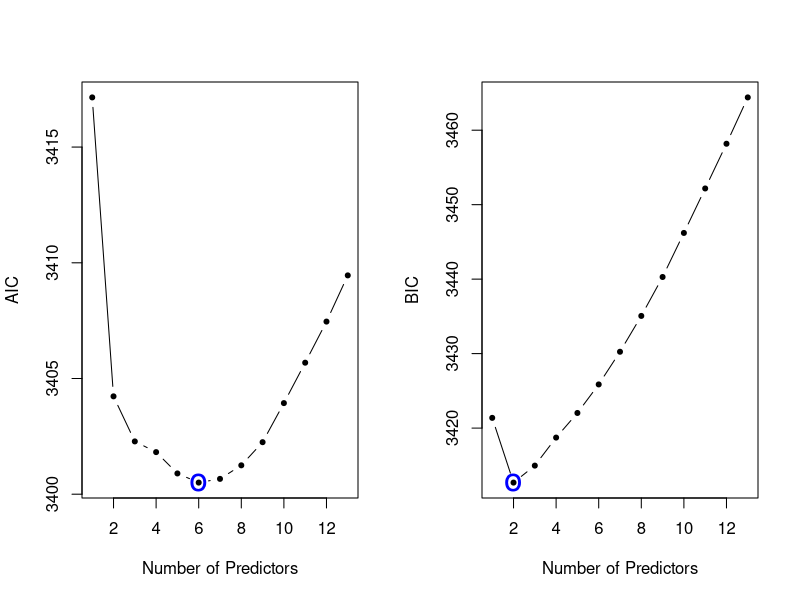
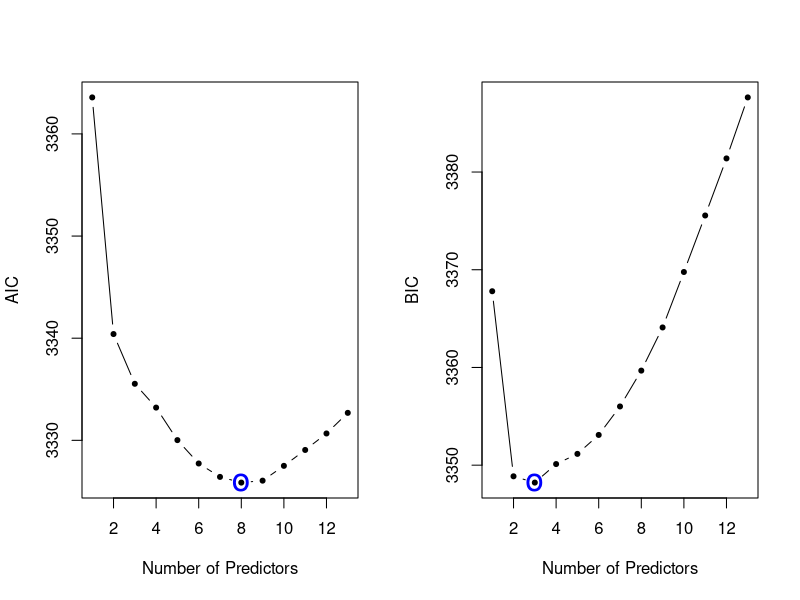
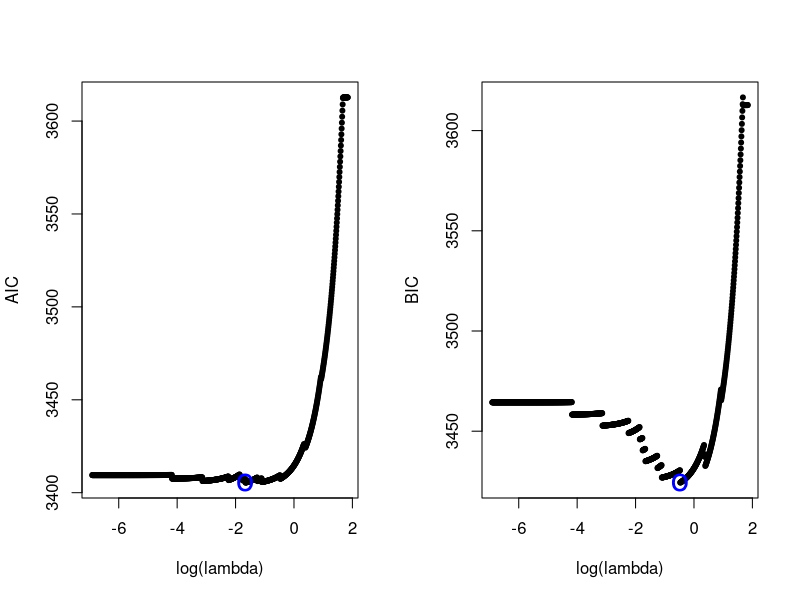
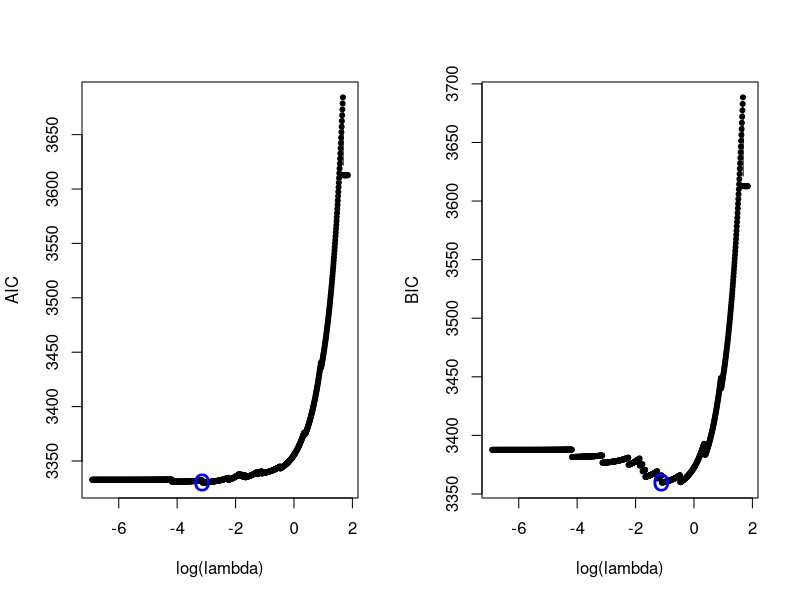
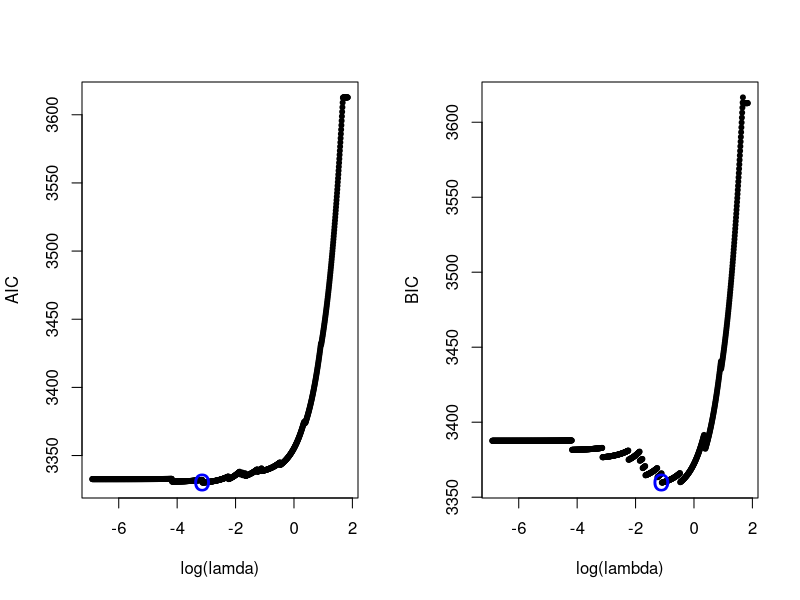
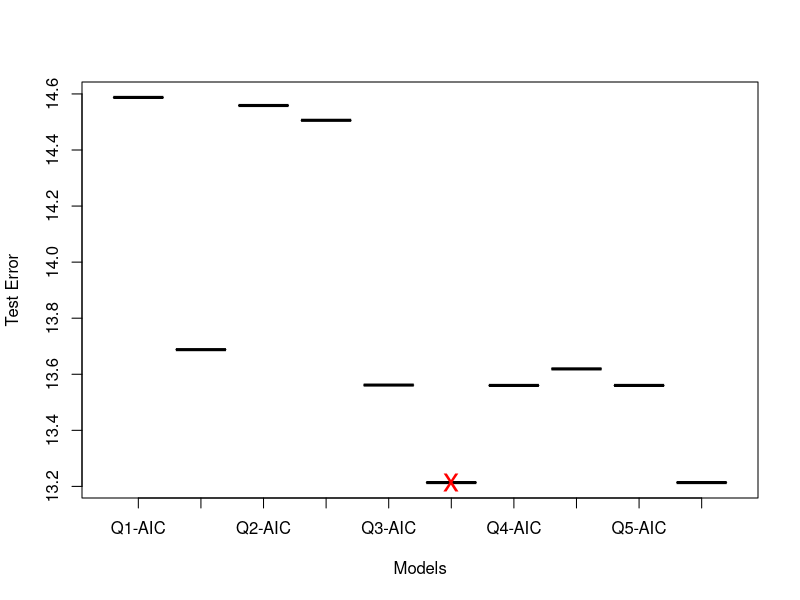

The R source for these figures, in order:
# ---------- Introduction ----------
# Import packages 
## install.packages('MASS')
## install.packages('leaps')
## install.packages('glmnet')
library(glmnet)
library(MASS)
library(leaps)
library(dplyr)
data(Boston) 
dim(Boston)  

# Make predictor x and the response y 
y <- Boston[, 1]
x <- Boston[, -1]

# Predefined function AIC and BIC and likelihood. 
# 1. Predicting function for best subsets. 
predict.regsubsets <- function(x, coefi, ...) {
  mat.x <- model.matrix(~., x)
  xvars <- names(coefi)
  pred <- mat.x[, xvars] %*% coefi
  return(pred)
}

# 2. log-likelihood function 
likelihood <- function(x, y, coefi, sigma){
  pred <- predict.regsubsets(x, coefi)
  exp_term = exp(-(y - pred)^2 / (2 * sigma^2))
  res <- sum(log(exp_term / (sqrt(2 * pi) * sigma)))
  return(res)
}

# 3. AIC(Akaike information criterion) 
aic <- function(ltheta, d) { 
  res <- (-2 * ltheta) + (2 * d)  
  return(res)
}

# 4. BIC(Bayesian information criterion) 
bic <- function(ltheta, d, n) { 
  res <- (-2 * ltheta) + (d * log(n))  
  return(res)
}

# Pre-define most used variables 
n <- nrow(x) 
ybar <- mean(y) 

# ---------- Problem1 ----------
# Training model with the ordinary square estimate 
# best subset model regsubsets(x, y, nvmax=13, nbest=1) 
# n <- nrow(x) : 506 

# \sigma 1 
sigma_formula1 <- function(y, ybar, n) {
  res <- sqrt(sum((y - ybar)^2) / (n - 1))
  return(res)
}

# train the best subset selection model
g1 <- regsubsets(x, y, nvmax=13, nbest=1) 

# model evaluation
metrics1 <- matrix(0, 13, 2)
for (i in 1:13) {
  coefi <- coef(g1, id=i)
  d <- length(coefi) - 1
  sigma1 <- sigma_formula1(y, ybar, n)
  ltheta <- likelihood(x, y, coefi, sigma1)
  metrics1[i, 1] <- aic(ltheta, d)
  metrics1[i, 2] <- bic(ltheta, d, n)
}

# find the smallest number of variables based on AIC and BIC
colnames(metrics1) <- c('AIC', 'BIC')
metrics1
wm.a1 <- which.min(metrics1[, 1])
wm.b1 <- which.min(metrics1[, 2]) 

# Visualization of metrics plot 
par(mfrow=c(1,2))
plot(1:13, metrics1[, 1], type="b", pch=20, xlab="Number of Predictors", ylab="AIC")
points(wm.a1, metrics1[wm.a1, 1], pch="o", col="blue", cex=2)
plot(1:13, metrics1[, 2], type="b", pch=20, xlab="Number of Predictors", ylab="BIC")
points(wm.b1, metrics1[wm.b1, 2], pch="o", col="blue", cex=2)

# Print Results 
cat("The variables included in final model based on AIC : ", names(coef(g1, id=wm.a1)[-1]), sep="\t")
cat("The number of variables included in final model based on AIC : ", length(names(coef(g1, id=wm.a1))) - 1)
cat("The value of its AIC : ", metrics1[wm.a1, 1])

cat("The variables included in final model based on BIC : ", names(coef(g1, id=wm.b1))[-1], sep="\t")
cat("The number of variables included in final model based on BIC : ", length(names(coef(g1, id=wm.b1))) - 1)
cat("The value of its BIC : ", metrics1[wm.b1, 2])

# ---------- Problem2 ----------
# \sigma 2
sigma_formula2 <- function(x, y, coefi, n, d) {
  pred <- predict.regsubsets(x, coefi)
  res <- sqrt(sum((y- pred)^2) / (n - d))
  return(res)
}

# train the best subset selection model
g2 <- regsubsets(x, y, nvmax=13, nbest=1) 

# model evaluation : this tasks will be same without applying different sigma 
metrics2 <- matrix(0, 13, 2)
for (i in 1:13) {
  coefi <- coef(g2, id=i)
  d <- length(coefi) - 1
  sigma2 <- sigma_formula2(x, y, coefi, n, d)
  ltheta <- likelihood(x, y, coefi, sigma2)
  metrics2[i, 1] <- aic(ltheta, d)
  metrics2[i, 2] <- bic(ltheta, d, n)
}

# find the smallest number of variables based on AIC and BIC
colnames(metrics2) <- c("AIC", "BIC") 
metrics2
wm.a2 <- which.min(metrics2[, 1])
wm.b2 <- which.min(metrics2[, 2]) 

# Visualization of metrics plot 
par(mfrow=c(1,2))
plot(1:13, metrics2[, 1], type="b", pch=20, xlab="Number of Predictors", ylab="AIC")
points(wm.a2, metrics2[wm.a2, 1], pch="o", col="blue", cex=2)
plot(1:13, metrics2[, 2], type="b", pch=20, xlab="Number of Predictors", ylab="BIC")
points(wm.b2, metrics2[wm.b2, 2], pch="o", col="blue", cex=2)

# Print Results 
cat("The variables included in final model based on AIC : ", names(coef(g2, id=wm.a2)[-1]), sep="\t")
cat("The number of variables included in final model based on AIC : ", length(names(coef(g2, id=wm.a2))) - 1)
cat("The value of its AIC : ", metrics2[wm.a2, 1])

cat("The variables included in final model based on BIC : ", names(coef(g2, id=wm.b2))[-1], sep="\t")
cat("The number of variables included in final model based on BIC : ", length(names(coef(g2, id=wm.b2))) - 1)
cat("The value of its BIC : ", metrics1[wm.b2, 2])

# ---------- Problem3 ----------
likelihood2 <- function(y, pred, sigma){
  exp_term = exp(-(y - pred)^2 / (2 * sigma^2))
  res <- sum(log(exp_term / (sqrt(2 * pi) * sigma)))
  return(res)
}

# Set hyper parameters grid lambda 
lambda <- 10^seq(0.8, -3, length=1000)

# training model 
g3 <- glmnet(x, y, alpha=1, lambda=lambda)

# model evaluation
metrics3 <- matrix(0, length(g3$lambda), 2)
for (i in 1:length(g3$lambda)) {
  d <- g3$df[i]
  pred <- predict(g3, s=g3$lambda[i], newx=model.matrix(~., x)[,-1])
  ltheta <- likelihood2(y, pred, sigma1)
  metrics3[i, 1] <- aic(ltheta, d)
  metrics3[i, 2] <- bic(ltheta, d, n)
}

# find the smallest number of variables based on AIC and BIC
colnames(metrics3) <- c('AIC', 'BIC')
metrics3[sample(1:800, 10, replace=FALSE),]
wm.a3 <- which.min(metrics3[, 1])
wm.b3 <- which.min(metrics3[, 2]) 

# Visualization of metrics plot 
par(mfrow=c(1,2))
plot(log(g3$lambda), metrics3[, 1], type="b", pch=20, xlab="log(lambda)", ylab="AIC")
points(log(g3$lambda)[wm.a3], metrics3[wm.a3, 1], pch="o", col="blue", cex=2)
plot(log(g3$lambda), metrics3[, 2], type="b", pch=20, xlab="log(lambda)", ylab="BIC")
points(log(g3$lambda)[wm.b3], metrics3[wm.b3, 2], pch="o", col="blue", cex=2)

# Print Results 
coef3a <- coef(g3, s=g3$lambda[wm.a3])
cat("The variables included in final model based on AIC : ", coef3a@Dimnames[[1]][which(coef3a != 0)][-1], sep="\t")
cat("The number of variables included in final model based on AIC : ", length(coef3a@Dimnames[[1]][which(coef3a != 0)][-1]))
cat("The value of its AIC : ", metrics3[wm.a3, 1])

coef3b <- coef(g3, s=g3$lambda[wm.b3])
cat("The variables included in final model based on BIC : ", coef3b@Dimnames[[1]][which(coef3b != 0)][-1], sep="\t")
cat("The number of variables included in final model based on BIC : ", length(coef3b@Dimnames[[1]][which(coef3b != 0)][-1]))
cat("The value of its BIC : ", metrics3[wm.b3, 2])

# ---------- Problem4 ----------
sigma2_lasso <- function(d, xvars) {
  if (length(xvars) == 0) {
    # If there is no selected variables from glmnet, return ols_pred as ybar.
    # Then the result will be sigma1. 
    return(sigma_formula1(y, ybar, n))
  } else {
    # This will calculate after we select variables from lasso.
    mat.x <- x[ , xvars]
    ols <- lm(y~as.matrix(mat.x))
    ols_pred <- as.matrix(cbind(1, mat.x)) %*% ols$coefficients
  }
  res <- sqrt(sum((y- ols_pred)^2) / (n - d))
  return(res)
}

# Set hyper parameters grid lambda 
lambda <- 10^seq(0.8, -3, length=1000)

# Train model 
g4 <- glmnet(x, y, alpha=1, lambda=lambda)

# model evaluation
metrics4 <- matrix(0, length(g4$lambda), 2)
for (i in 1:length(g4$lambda)) {
  d <- g4$df[i]
  coefi <- coef(g4, s=g4$lambda[i])
  xvars <- coefi@Dimnames[[1]][which(coefi != 0)][-1]
  sigma2 <- sigma2_lasso(d, xvars)
  pred <- predict(g4, s=g4$lambda[i], newx=model.matrix(~., x)[,-1])
  ltheta <- likelihood2(y, pred, sigma2)
  metrics4[i, 1] <- aic(ltheta, d)
  metrics4[i, 2] <- bic(ltheta, d, n)
}

# find the smallest number of variables based on AIC and BIC
colnames(metrics4) <- c('AIC', 'BIC')
metrics4[sample(1:800, 10, replace=FALSE),]
wm.a4 <- which.min(metrics4[, 1])
wm.b4 <- which.min(metrics4[, 2]) 

# Visualization of metrics plot 
par(mfrow=c(1,2))
plot(log(g4$lambda), metrics4[, 1], type="b", pch=20, xlab="log(lambda)", ylab="AIC")
points(log(g4$lambda)[wm.a4], metrics4[wm.a4, 1], pch="o", col="blue", cex=2)
plot(log(g4$lambda), metrics4[, 2], type="b", pch=20, xlab="log(lambda)", ylab="BIC")
points(log(g4$lambda)[wm.b4], metrics4[wm.b4, 2], pch="o", col="blue", cex=2)

# Print Results 
coef4a <- coef(g4, s=g4$lambda[wm.a4])
cat("The variables included in final model based on AIC : ", coef4a@Dimnames[[1]][which(coef4a != 0)][-1], sep = "\t")
cat("The number of variables included in final model based on AIC : ", length(coef4a@Dimnames[[1]][which(coef4a != 0)][-1]))
cat("The value of its AIC : ", metrics4[wm.a4, 1])

coef4b <- coef(g4, s=g4$lambda[wm.b4])
cat("The variables included in final model based on BIC : ", coef4b@Dimnames[[1]][which(coef4b != 0)][-1], sep="\t")
cat("The number of variables included in final model based on BIC : ", length(coef4b@Dimnames[[1]][which(coef4b != 0)][-1]))
cat("The value of its BIC : ", metrics4[wm.b4, 2])


# ---------- Problem 5 ---------- #
# \sigma 3
sigma_formula3 <- function(y, pred, n, d) {
  res <- sqrt(sum((y- pred)^2) / (n - d))
  return(res)
}

# Set hyper parameters grid lambda 
lambda <- 10^seq(0.8, -3, length=1000)

# Train model 
g5 <- glmnet(x, y, alpha=1, lambda=lambda)

# model evaluation
metrics5 <- matrix(0, length(g5$lambda), 2)
for (i in 1:length(g5$lambda)) {
  d <- g5$df[i]
  pred <- predict(g5, s=g5$lambda[i], newx=model.matrix(~., x)[,-1])
  sigma3 <- sigma_formula3(y, pred, n, d)
  ltheta <- likelihood2(y, pred, sigma3)
  metrics5[i, 1] <- aic(ltheta, d)
  metrics5[i, 2] <- bic(ltheta, d, n)
}

# find the smallest number of variables based on AIC and BIC
colnames(metrics5) <- c('AIC', 'BIC')
metrics5[sample(1:800, 10, replace=FALSE),]
wm.a5 <- which.min(metrics5[, 1])
wm.b5 <- which.min(metrics5[, 2]) 

# Visualization of metrics plot 
par(mfrow=c(1,2))
plot(log(g5$lambda), metrics5[, 1], type="b", pch=20, xlab="log(lamda)", ylab="AIC")
points(log(g5$lambda)[wm.a5], metrics5[wm.a5, 1], pch="o", col="blue", cex=2)
plot(log(g5$lambda), metrics5[, 2], type="b", pch=20, xlab="log(lambda)", ylab="BIC")
points(log(g5$lambda)[wm.b5], metrics5[wm.b5, 2], pch="o", col="blue", cex=2)

# Print Results 
coef5a <- coef(g5, s=g5$lambda[wm.a5])
cat("The variables included in final model based on AIC : ", coef5a@Dimnames[[1]][which(coef5a != 0)][-1], sep="\t")
cat("The number of variables included in final model based on AIC : ", length(coef5a@Dimnames[[1]][which(coef5a != 0)][-1]))
cat("The value of its AIC : ", metrics5[wm.a5, 1])

coef5b <- coef(g5, s=g5$lambda[wm.b5])
cat("The variables included in final model based on BIC : ", coef5b@Dimnames[[1]][which(coef5b != 0)][-1], sep="\t")
cat("The number of variables included in final model based on BIC : ", length(coef5b@Dimnames[[1]][which(coef5b != 0)][-1]))
cat("The value of its BIC : ", metrics5[wm.b5, 2])

# ------------- Problem 6 ------------ # 
# Randomly separate a training set and test set
set.seed(4321)
tran <- sample(n, 400) 
test <- setdiff(1:nrow(x), tran) 

# Define function for finding 10 best subsets from the training set. 
# This will return \beta_{ols} and selected_variables

find_best_model <- function(x, y, model_numbers) {
  # if : regsubsets function for M_1 ~ M_4
  # else : glmnet function for M_5 ~ M10
  if (model_numbers <= 4) {
    # train model
    g <- regsubsets(x, y, nvmax=13, nbest=1)
    
    # model evaluation
    metrics <- matrix(0, 13, 1) 
    for (i in 1:13) {
      coefi <- coef(g, id=i) 
      d <- length(coefi) - 1
      # if : evaluation based on sigma1
      # else : evaluation based on sigma2
      if (model_numbers <= 2) {
        sigma1 <- sigma_formula1(y, ybar, n) 
        ltheta <- likelihood(x, y, coefi, sigma1)
      } else { 
        sigma2 <- sigma_formula2(x, y, coefi, n, d)
        ltheta <- likelihood(x, y, coefi, sigma2)
      }
      # if : evaluation based on AIC 
      # else : evaluation based on BIC 
      if (model_numbers %% 2 != 0) { 
        metrics[i, 1] <- aic(ltheta, d)
      } else { 
        metrics[i, 1] <- bic(ltheta, d, n)
      }
    }
    # Find the smallest number of variables and return results 
    wm <- which.min(metrics) 
    min_vars <- names(coef(g, id=wm)[-1])
    min_coef <- coef(g, id=wm)
    return(list(min_vars, min_coef))
  } else { 
    lambda <- 10^seq(0.8, -3, length=1000)
    g <- glmnet(x, y, alpha=1, lambda=lambda)
    
    # model evaluation
    metrics <- matrix(0, length(g$lambda), 1)
    for (i in 1:length(g$lambda)) {
      d <- g$df[i]
      pred <- predict(g, s=g$lambda[i], newx=model.matrix(~., x)[,-1])
      # if : evaluation based on sigma1
      # elif : evaluation based on sigma2
      # else : evaluation based on sigma3
      if (model_numbers <= 6) {
        sigma1 <- sigma_formula1(y, ybar, n) 
        ltheta <- likelihood2(y, pred, sigma1)
      } else if (model_numbers <= 8) {
        xvars <- rownames(coef(g, s=g$lambda[i]))[-1]
        sigma2 <- sigma2_lasso(d, xvars) 
        ltheta <- likelihood2(y, pred, sigma2)
      } else {
        sigma3 <- sigma_formula3(y, pred, n, d)
        ltheta <- likelihood2(y, pred, sigma3)
      }
      # if : evaluation based on AIC 
      # else : evaluation based on BIC 
      if (model_numbers %% 2 != 0) { 
        metrics[i, 1] <- aic(ltheta, d)
      } else { 
        metrics[i, 1] <- bic(ltheta, d, n)
      }
    }
    # Find the smallest number of variables and return results 
    wm <- which.min(metrics) 
    coefm <- coef(g, s=g$lambda[wm])
    min_vars <- coefm@Dimnames[[1]][which(coefm != 0)][-1]
    min_coef <- coefm
    return(list(min_vars, min_coef))
  }
}

calculate_test_error <- function(x, y, xvars, coef_, model_number) {
  # if : Calculate test error based on regsubsets
  # else : Calculate test error based on glmnet 
  if (model_number <= 4) {
    pred <- model.matrix(~., test_X[, xvars]) %*% train_result[[2]]
  } else { 
    pred <- model.matrix(~., test_X) %*% train_result[[2]]
  }
  test_error <- mean((test_y - pred)^2)
  return(test_error)
}

# Declare result matrix (10 X 14)
res <- matrix(0, 10, ncol(x) + 1)
colnames(res) <- c(colnames(x), 'TE') 
rownames(res) <- c('Q1-AIC', 'Q1-BIC', 'Q2-AIC', 'Q2-BIC', 'Q3-AIC', 'Q3-BIC', 'Q4-AIC', 'Q4-BIC', 'Q5-AIC', 'Q5-BIC')

for (i in 1:10) { 
  train_X <- x[tran, ]
  train_y <- y[tran]
  test_X <- x[test,]
  test_y <- y[test]
  
  # Find the best model from each problems 
  train_result <- find_best_model(train_X, train_y, i)
  xvars <- as.vector(train_result[[1]])
  # Calculate Test Error based on MSE and selected variables
  res[i, 'TE'] <- calculate_test_error(test_X, test_y, xvars, train_result[[2]], i)
  res[i , xvars] <- 1
}
# Check the table
res

dev.off()
# Visualization result 
wm.t <- which.min(res[ , 'TE'])
plot(factor(rownames(res)), res[ , 'TE'], type="b", pch=20, cex=0.2, xlab="Models", ylab="Test Error")
points(factor(rownames(res))[wm.t], res[wm.t, 'TE'], pch="x", col="red", cex=2)
